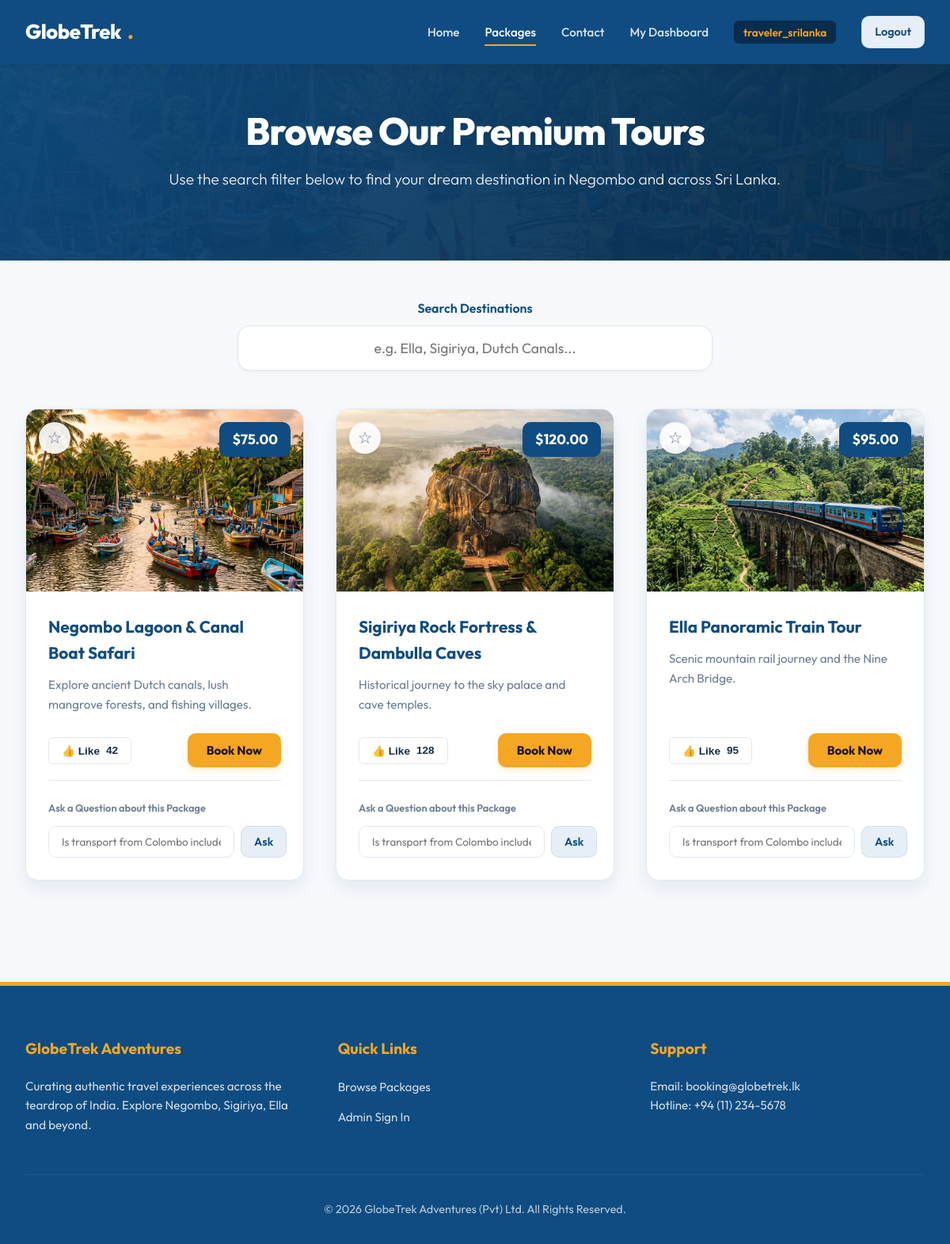
The page /packages.php (signed in) on the database its author committed.
### tables this page shows
CREATE TABLE packages (
    id INT AUTO_INCREMENT PRIMARY KEY,
    destination VARCHAR(150) NOT NULL,
    price DECIMAL(10, 2) NOT NULL,
    description TEXT NOT NULL,
    likes_count INT DEFAULT 0,
    image_url VARCHAR(255)
);

### packages.php (the view, shortened to what this page needs)
<?php
require_once 'config/db.php';
try {
    $stmt = $pdo->query("SELECT * FROM packages ORDER BY id ASC");
    $packages = $stmt->fetchAll();
} catch (\PDOException $e) {
    die("Database query failed: " . $e->getMessage());
}
$saved_packages = [];
if (isset($_SESSION['user_id'])) {
    try {
        $stmt = $pdo->prepare("SELECT package_id FROM saved_packages WHERE user_id = ?");
        $stmt->execute([$_SESSION['user_id']]);
        $saved_packages = $stmt->fetchAll(PDO::FETCH_COLUMN);
    } catch (\PDOException $e) {
    }
}
?>
<!DOCTYPE html>
<html lang="en">
<head>
    <link rel="stylesheet" href="css/style.css">
</head>
<body>
    <header>
        <div class="nav-container">
            <a href="index.php" class="logo">GlobeTrek<span>.</span></a>
            <ul class="nav-menu">
                <li><a href="index.php" class="nav-link">Home</a></li>
                <li><a href="packages.php" class="nav-link active">Packages</a></li>
                <li><a href="contact.php" class="nav-link">Contact</a></li>
                <?php if (isset($_SESSION['role'])): ?>
                    <?php if ($_SESSION['role'] === 'customer'): ?>
                        <li><a href="dashboard.php" class="nav-link">My Dashboard</a></li>
                    <?php elseif ($_SESSION['role'] === 'admin'): ?>
                        <li><a href="admin.php" class="nav-link">Admin Panel</a></li>
                    <?php endif; ?>
                    <li><span class="user-tag"><?= htmlspecialchars($_SESSION['username']) ?></span></li>
                    <li><a href="logout.php" class="btn-secondary" style="padding: 0.5rem 1rem;">Logout</a></li>
                <?php else: ?>
                    <li><a href="login.php" class="btn-cta">Login</a></li>
                <?php endif; ?>
            </ul>
        </div>
    </header>
    <section class="hero" style="padding: 3.5rem 2rem;">
        <div class="hero-content">
            <h1>Browse Our Premium Tours</h1>
            <p>Use the search filter below to find your dream destination in Negombo and across Sri Lanka.</p>
        </div>
    </section>
    <main class="container">
        <div style="max-width: 600px; margin: 0 auto 3rem auto; text-align: center;">
            <label class="form-label" style="font-weight: 600; font-size: 1rem; color: var(--primary-color);">Search Destinations</label>
            <input class="form-control" type="text" id="search-input" placeholder="e.g. Ella, Sigiriya, Dutch Canals..." style="padding: 1rem 1.5rem; text-align: center; border-radius: var(--border-radius-lg); font-size: 1.1rem; box-shadow: var(--shadow-sm);">
        </div>
        <div class="package-grid" id="packages-list">
            <?php foreach ($packages as $pkg): ?>
                <?php
                    $is_saved = in_array($pkg['id'], $saved_packages);
                ?>
                <div class="package-card" data-destination="<?= htmlspecialchars(strtolower($pkg['destination'])) ?>">
                    <div class="package-image-container">
                        <img class="package-image" src="<?= htmlspecialchars($pkg['image_url']) ?>" alt="<?= htmlspecialchars($pkg['destination']) ?>">
                        <div class="package-price-tag">$<?= number_format($pkg['price'], 2) ?></div>
                        <div class="package-save-tag">
                            <button
                                class="btn-save <?= $is_saved ? 'saved' : '' ?>"
                                onclick="toggleSave(<?= $pkg['id'] ?>, this)"
                                title="<?= $is_saved ? 'Saved to bookmarks' : 'Save for later' ?>"
                            >
                                <span class="star-icon"><?= $is_saved ? '★' : '☆' ?></span>
                            </button>
                        </div>
                    </div>
                    <div class="package-content">
                        <h3 class="package-title"><?= htmlspecialchars($pkg['destination']) ?></h3>
                        <p class="package-desc"><?= htmlspecialchars($pkg['description']) ?></p>
                        <div class="package-actions">
                            <button class="btn-like" onclick="toggleLike(<?= $pkg['id'] ?>, this)">
                                <span>👍 Like</span>
                                <span class="like-count"><?= $pkg['likes_count'] ?></span>
                            </button>
                            <button class="btn-cta" onclick="bookPackage(<?= $pkg['id'] ?>, this)">
                                Book Now
                            </button>
                        </div>
                        <form class="package-query-form" data-package-id="<?= $pkg['id'] ?>">
                            <label style="font-size: 0.8rem; font-weight: 600; color: var(--text-muted);">Ask a Question about this Package</label>
                            <div class="query-input-group">
                                <input class="query-input" type="text" placeholder="Is transport from Colombo included?" required>
                                <button class="btn-secondary" type="submit" style="padding: 0.5rem 1rem;">Ask</button>
                            </div>
                        </form>
                    </div>
                </div>
            <?php endforeach; ?>
        </div>
    </main>
    <footer>
        <div class="footer-content">
            <div class="footer-section">
                <h4>GlobeTrek Adventures</h4>
                <p>Curating authentic travel experiences across the teardrop of India. Explore Negombo, Sigiriya, Ella and beyond.</p>
            </div>
            <div class="footer-section">
                <h4>Quick Links</h4>
                <ul class="footer-links">
                    <li><a href="index.php">Browse Packages</a></li>
                    <li><a href="login.php">Admin Sign In</a></li>
                </ul>
            </div>
            <div class="footer-section">
                <h4>Support</h4>
                <p>Email: booking@globetrek.lk<br>Hotline: +94 (11) 234-5678</p>
            </div>
        </div>
        <div class="footer-bottom">
            &copy; 2026 GlobeTrek Adventures (Pvt) Ltd. All Rights Reserved.
        </div>
    </footer>
</body>
</html>

### rows shown on the page
packages: image_url (picture), price "75.00", destination "Negombo Lagoon & Canal Boat Safari", description "Explore ancient Dutch canals, lush mangrove forests, and fishing villages.", likes_count "42"
packages: image_url (picture), price "120.00", destination "Sigiriya Rock Fortress & Dambulla Caves", description "Historical journey to the sky palace and cave temples.", likes_count "128"
packages: image_url (picture), price "95.00", destination "Ella Panoramic Train Tour", description "Scenic mountain rail journey and the Nine Arch Bridge.", likes_count "95"

### other values the page prints
$_SESSION['username'] "traveler_srilanka"
